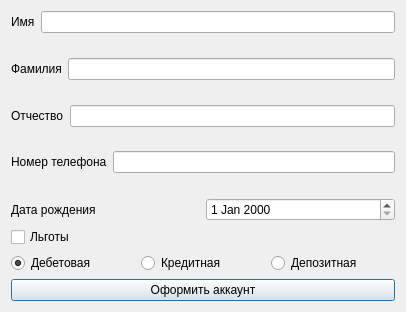
<?xml version="1.0" encoding="UTF-8"?>
<ui version="4.0">
 <class>AddClient</class>
 <widget class="QDialog" name="AddClient">
  <property name="geometry">
   <rect>
    <x>0</x>
    <y>0</y>
    <width>406</width>
    <height>312</height>
   </rect>
  </property>
  <property name="windowTitle">
   <string>Dialog</string>
  </property>
  <layout class="QGridLayout" name="gridLayout_6">
   <item row="0" column="0">
    <layout class="QGridLayout" name="gridLayout_5">
     <item row="0" column="0">
      <layout class="QGridLayout" name="gridLayout_4">
       <item row="0" column="0" colspan="2">
        <layout class="QGridLayout" name="gridLayout_2">
         <item row="0" column="0">
          <layout class="QFormLayout" name="formLayout">
           <item row="0" column="1">
            <widget class="QLineEdit" name="name"/>
           </item>
           <item row="0" column="0">
            <widget class="QLabel" name="label">
             <property name="text">
              <string>Имя</string>
             </property>
            </widget>
           </item>
          </layout>
         </item>
         <item row="3" column="0">
          <layout class="QFormLayout" name="formLayout_4">
           <item row="0" column="1">
            <widget class="QLineEdit" name="tel"/>
           </item>
           <item row="0" column="0">
            <widget class="QLabel" name="label_5">
             <property name="text">
              <string>Номер телефона</string>
             </property>
            </widget>
           </item>
          </layout>
         </item>
         <item row="2" column="0">
          <layout class="QFormLayout" name="formLayout_3">
           <item row="0" column="0">
            <widget class="QLabel" name="label_3">
             <property name="text">
              <string>Отчество</string>
             </property>
            </widget>
           </item>
           <item row="0" column="1">
            <widget class="QLineEdit" name="middlename"/>
           </item>
          </layout>
         </item>
         <item row="1" column="0">
          <layout class="QFormLayout" name="formLayout_2">
           <item row="0" column="0">
            <widget class="QLabel" name="label_2">
             <property name="text">
              <string>Фамилия</string>
             </property>
            </widget>
           </item>
           <item row="0" column="1">
            <widget class="QLineEdit" name="surname"/>
           </item>
          </layout>
         </item>
        </layout>
       </item>
       <item row="1" column="0">
        <widget class="QLabel" name="label_4">
         <property name="text">
          <string>Дата рождения</string>
         </property>
        </widget>
       </item>
       <item row="1" column="1">
        <widget class="QDateEdit" name="birthday">
         <property name="showGroupSeparator" stdset="0">
          <bool>false</bool>
         </property>
        </widget>
       </item>
      </layout>
     </item>
     <item row="1" column="0">
      <layout class="QGridLayout" name="gridLayout_3">
       <item row="0" column="0">
        <widget class="QCheckBox" name="checkBox">
         <property name="text">
          <string>Льготы</string>
         </property>
        </widget>
       </item>
       <item row="1" column="0">
        <layout class="QGridLayout" name="gridLayout">
         <item row="0" column="0">
          <widget class="QRadioButton" name="deb">
           <property name="text">
            <string>Дебетовая</string>
           </property>
           <property name="checked">
            <bool>true</bool>
           </property>
          </widget>
         </item>
         <item row="0" column="1">
          <widget class="QRadioButton" name="cre">
           <property name="text">
            <string>Кредитная</string>
           </property>
          </widget>
         </item>
         <item row="0" column="2">
          <widget class="QRadioButton" name="dep">
           <property name="text">
            <string>Депозитная</string>
           </property>
          </widget>
         </item>
        </layout>
       </item>
      </layout>
     </item>
     <item row="2" column="0">
      <widget class="QPushButton" name="pushButton">
       <property name="text">
        <string>Оформить аккаунт</string>
       </property>
      </widget>
     </item>
    </layout>
   </item>
  </layout>
 </widget>
 <resources/>
 <connections/>
</ui>
